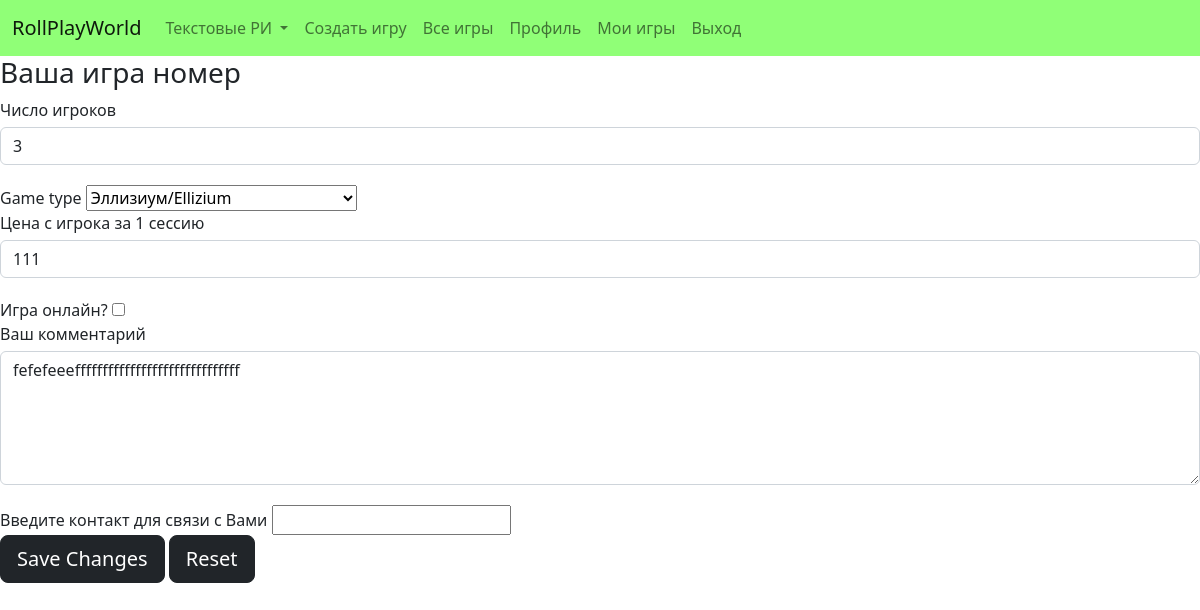
Page /profile/1 (signed in) on the committed database.
### magas/models.py (models this page shows)
class created_sessions(models.Model):
    masters_name = models.CharField(max_length=255)
    number_of_players = models.IntegerField()
    current_number_of_players = models.IntegerField()
    description = models.TextField()
    game_type = models.ForeignKey(games_names,on_delete = models.PROTECT)
    price = models.IntegerField()
    is_online = models.BooleanField(default = False)
    contacts = models.CharField(max_length=40, default = '')

### magas/views.py (the view, shortened to what this page needs)
# urls.py: path('profile/<int:id>',view_game,name='game_number'),
@login_required
def view_game(request,id):
    title = 'Редактировать игру'
    my_games = created_sessions.objects.filter(masters_name=request.user.username,pk=id)
    form = []
    for i in range(0, len(my_games)):
        form.append(Create_game())
        form[i].change(my_games[i])
    return render(request,'magas/current_game.html',{'title':title,'username':request.user.username, 'mygames':my_games,'form':form})

### magas/forms.py (called while the page is built)
    def change(self, a):
        self.form_number = a
        self.fields['price'].initial = a.price
        print(a.game_type.pk)
        self.fields['game_type'].initial = a.game_type.pk
        self.fields['number_of_players'].initial = a.number_of_players
        self.fields['description'].initial = a.description
        self.fields['id'].initial = a.pk
        self.fields['is_online'].initial = a.is_online
        self.fields['contacts'].initial = a.contacts

### magas/templates/magas/current_game.html (shortened to what this page needs)
{% extends 'magas/main_template.html' %}
{% block content %}
{% for i in form %}
<h3>Ваша игра номер {{i.pk}}</h3>
<form method="post">
            {{i.number_of_players.label}}
            {{i.number_of_players}}
            {{i.game_type.label}}
            {{i.game_type}}
              <br>
            {{i.price.label}}
            {{i.price}}
              {% if i.is_online.value %}
              <label class="form-label" for="123">Игра онлайн?</label>
                  <input class="form-check-input me-2" type="checkbox" checked="checked" value ="checked" id="123" disabled="True"/>
              <br>
              {% else %}
              {{i.is_online.label}}
              {{i.is_online}}
              <br>
              {% endif %}
            {{i.description.label}}
            {{i.description}}
            {{i.contacts.label}}
    {{i.contacts}}
    <br>
           <button type="submit" class="btn btn-dark btn-lg">Save Changes</button>
           <button type="reset" class="btn btn-dark btn-lg">Reset</button>
        </form>
<br><br>
    {% endfor %}
{% endblock %}

### rows in the picture
created_sessions: number_of_players "3", game_type "Эллизиум/Ellizium", price "111", description "fefefeeeffffffffffffffffffffffffffffff"

### other values in the picture
{{ i.number_of_players.label }} "Число игроков"
{{ i.game_type.label }} "Game type"
{{ i.price.label }} "Цена с игрока за 1 сессию"
{{ i.is_online.label }} "Игра онлайн?"
{{ i.description.label }} "Ваш комментарий"
{{ i.contacts.label }} "Введите контакт для связи с Вами"
